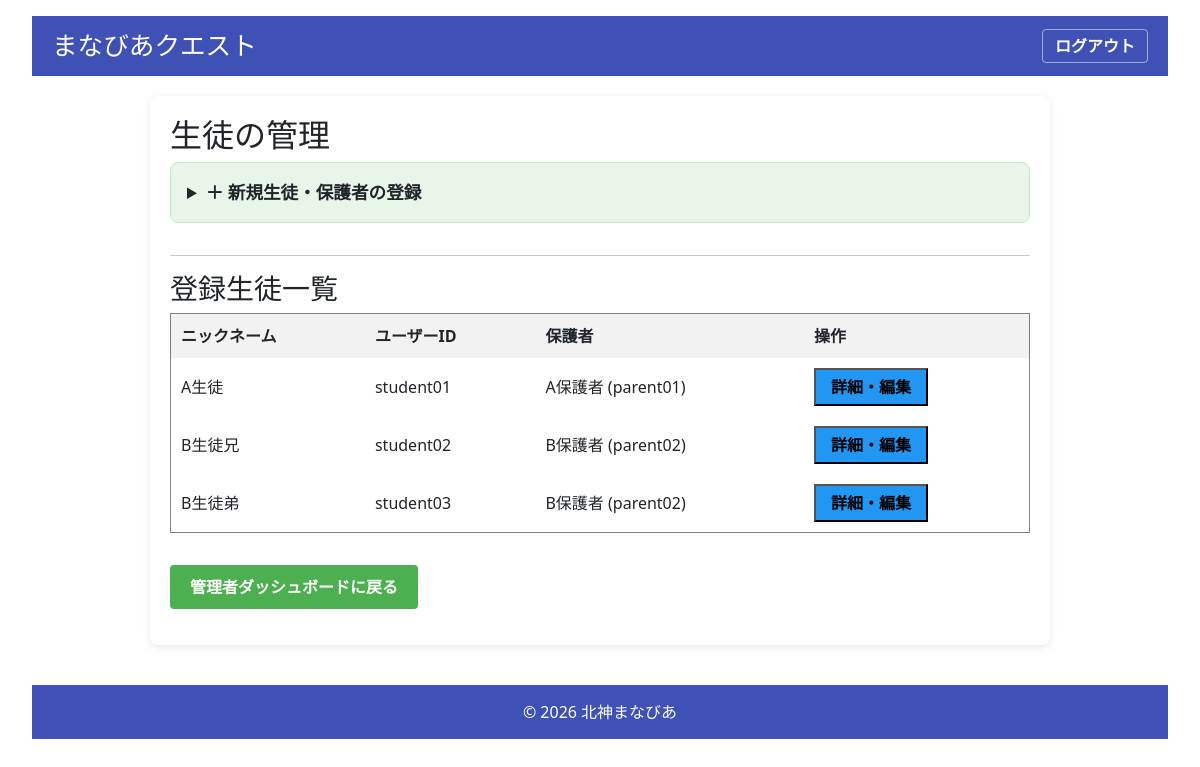
/admin/students (signed in), run on the app's committed database.
### models.py (models this page shows, shortened)
class User(UserMixin, db.Model):
    __tablename__ = 'users'
    id = db.Column(db.Integer, primary_key=True)
    username = db.Column(db.String(80), unique=True, nullable=False)
    password_hash = db.Column(db.String(128), nullable=False)
    role = db.Column(db.String(20), nullable=False)  # 'admin', 'student', 'parent'
    is_first_login = db.Column(db.Boolean, default=True, nullable=False)
    nickname = db.Column(db.String(80), nullable=True)
    avatar = db.Column(db.LargeBinary, nullable=True)
    parent_id = db.Column(db.Integer, db.ForeignKey('users.id'), nullable=True)
    user_level = db.Column(db.Integer, default=1)
    medals = db.Column(db.Integer, default=0)
    user_title = db.Column(db.String(100), default='見習い')
    children = db.relationship('User', backref=db.backref('parent', remote_side=[id]), lazy='dynamic')
    attempt_logs = db.relationship('QuestAttemptLog', back_populates='user', cascade="all, delete-orphan")

### app.py (the view, shortened to what this page needs)
@app.route('/admin/students')
def manage_students():
    if session.get('role') != 'admin' :
        return redirect(url_for('login'))
    users = User.query.filter_by(role='student').all()
    data = []
    for user in users:
        user_data = {
            'id': user.id,
            'username': user.username,
            'nickname': user.nickname,
            'progress': [],
            'medals': [],
            'parent': None
        }
        if user.parent:
            user_data['parent'] = {
                'id': user.parent.id,
                'username': user.parent.username,
                'nickname': user.parent.nickname
            }
        progress_records = UserProgress.query.filter_by(user_id=user.id, status='cleared').all()
        if not progress_records:
            user_data['progress'] = []
        medal_counts = db.session.query(
            QuestHistory.quest_id,
            QuestHistory.attempts
        ).filter_by(user_id=user.id).all()
        user_data['medals'] = [{'quest_id': m[0], 'count': m[1]} for m in medal_counts]
        data.append(user_data)
    all_parents = User.query.filter_by(role='parent').all()
    parent_list = [{'id': p.id, 'username': p.username, 'nickname': p.nickname} for p in all_parents]
    return render_template('manage_students.html', students=data, parents=parent_list)

### app.py (called while the page is built)
@login_manager.user_loader
def load_user(user_id):
    return User.query.get(int(user_id))

### templates/manage_students.html (shortened to what this page needs)
{% extends "base.html" %}
{% block content %}
<h2>生徒の管理</h2>
<details style="background: #e8f5e9; padding: 1rem; margin-bottom: 2rem; border-radius: 8px; border: 1px solid #c8e6c9;">
    <summary style="cursor: pointer; font-weight: bold; font-size: 1.1rem;">＋ 新規生徒・保護者の登録</summary>
</details>
<hr>
<h3>登録生徒一覧</h3>
<div style="overflow-x: auto; margin-bottom: 2rem;">
    <table border="1" cellpadding="10" style="width: 100%; border-collapse: collapse; background: white;">
        <thead style="background: #f2f2f2;">
            <tr>
                <th>ニックネーム</th>
                <th>ユーザーID</th>
                <th>保護者</th>
                <th>操作</th>
            </tr>
        </thead>
        <tbody>
            {% for student in students %}
            <tr id="row_{{ student.id }}">
                <td>{{ student.nickname }}</td>
                <td>{{ student.username }}</td>
                <td>
                    {% if student.parent %}
                        {{ student.parent.nickname }} ({{ student.parent.username }})
                    {% else %}
                        <span style="color: #999;">未設定</span>
                    {% endif %}
                </td>
                <td>
                    <button type="button" onclick="showStudentDetail('{{ student.id }}')" style="padding: 5px 15px; background-color: #2196F3;">詳細・編集</button>
                </td>
            </tr>
            {% endfor %}
        </tbody>
    </table>
</div>
<p><a href="{{ url_for('dashboard_admin') }}" class="button">管理者ダッシュボードに戻る</a></p>
{% endblock %}

### templates/base.html (shortened to what this page needs)
<!DOCTYPE html>
<html lang="ja">
<head>
    <link rel="stylesheet" href="{{ url_for('static', filename='css/style.css') }}">
    <link href="https://cdn.jsdelivr.net/npm/bootstrap@5.3.2/dist/css/bootstrap.min.css" rel="stylesheet">
    <link rel="stylesheet" href="https://cdnjs.cloudflare.com/ajax/libs/font-awesome/6.5.1/css/all.min.css">
</head>
<body>
    <header style="background-color: #3f51b5; color: white; padding: 10px 20px; display: flex; align-items: center; min-height: 60px; box-sizing: border-box;">
        <h1 style="margin: 0; font-size: 1.6rem; white-space: nowrap;">まなびあクエスト</h1>
        <nav style="display: flex; align-items: center; gap: 1.2rem; flex-shrink: 0;">
            <a href="{{ url_for('logout') }}" style="color: white; text-decoration: none; font-weight: 600; white-space: nowrap; border: 1px solid rgba(255,255,255,0.5); padding: 4px 12px; border-radius: 4px;">ログアウト</a>
        </nav>
    </header>
    <main>
        {% block content %}{% endblock %}
    </main>
    <footer>
        &copy; 2026 北神まなびあ
    </footer>
</body>
</html>

### static/css/style.css (style rules this page uses)
body { font-family: "Helvetica Neue", Helvetica, Arial, sans-serif; background-color: #f5f7fa; color: #333333; margin: 0; padding: 1rem 2rem; line-height: 1.6; }
header { background-color: #3f51b5; color: white; padding: 15px 20px; display: flex; align-items: center; justify-content: space-between; }
header h1 { margin: 0; font-size: 1.8rem; }
nav a { color: white; text-decoration: none; margin-left: 15px; font-weight: 600; transition: color 0.3s ease; }
main { max-width: 900px; margin: 20px auto; padding: 20px; background-color: white; border-radius: 8px; box-shadow: 0 2px 8px rgba(0,0,0,0.1); }
footer { text-align: center; padding: 15px 10px; background-color: #3f51b5; color: white; margin-top: 40px; }
h1, h2 { color: #3f51b5; margin-top: 0; }
h3 { color: #303f9f; margin-bottom: 10px; }
.button, button, .btn { cursor: pointer; user-select: none; text-decoration: none; display: inline-block; padding: 10px 20px; border-radius: 4px; font-size: 16px; font-weight: 600; transition: background-color 0.3s ease; }
.button { background-color: #4CAF50; color: white; }

### data on the page
User: nickname "A生徒", username "student01", parent.nickname "A保護者", parent.username "parent01"
User: nickname "B生徒兄", username "student02", parent.nickname "B保護者", parent.username "parent02"
User: nickname "B生徒弟", username "student03", parent.nickname "B保護者", parent.username "parent02"
